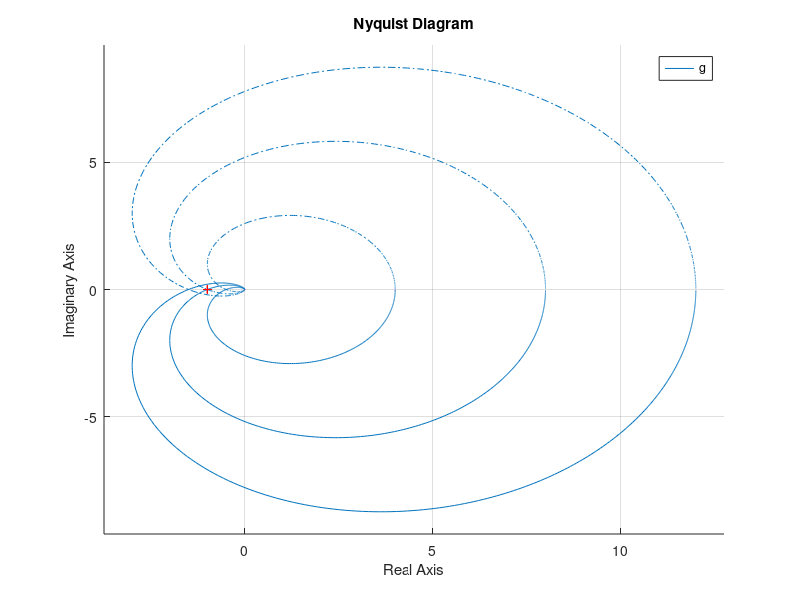

Recreate this plot in MATLAB.
clear;
figure(1);
hold on;

K = 4;
g = tf(K,[1 3 3 1])
nyquist(g)

K = 8;
g = tf(K,[1 3 3 1])
nyquist(g)

K = 12;
g = tf(K,[1 3 3 1])
nyquist(g)


